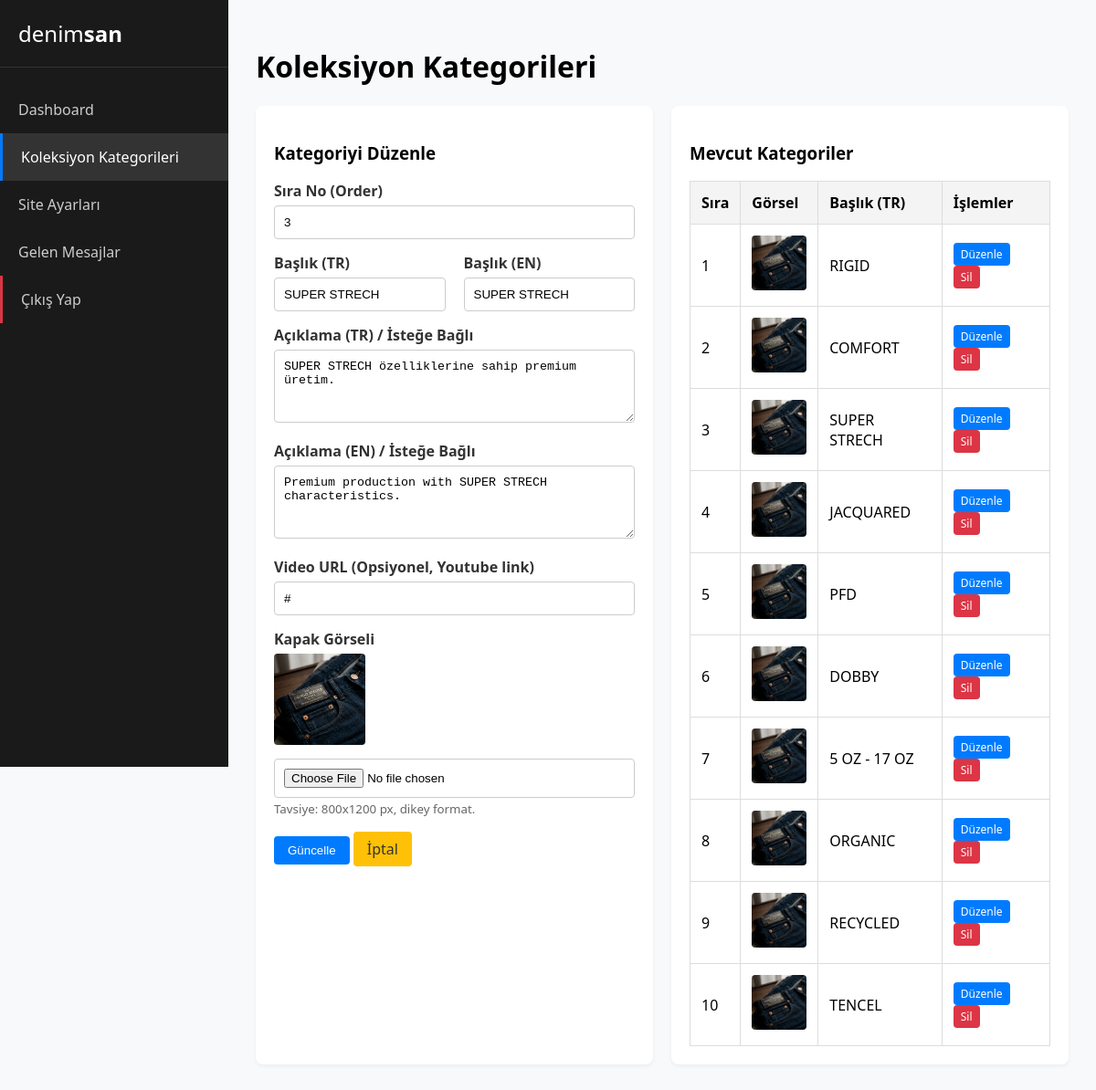
The app's page /admin/pages/categories.php?edit=3 (signed in) with its own data.
### tables this page shows
CREATE TABLE IF NOT EXISTS `collection_categories` (
  `id` INT AUTO_INCREMENT PRIMARY KEY,
  `title_tr` VARCHAR(255) NOT NULL,
  `title_en` VARCHAR(255) NOT NULL,
  `description_tr` TEXT,
  `description_en` TEXT,
  `cover_image` VARCHAR(255),
  `video_url` VARCHAR(255) DEFAULT NULL,
  `order_num` INT DEFAULT 0,
  `is_active` BOOLEAN DEFAULT TRUE,
  `created_at` TIMESTAMP DEFAULT CURRENT_TIMESTAMP,
  `updated_at` TIMESTAMP DEFAULT CURRENT_TIMESTAMP ON UPDATE CURRENT_TIMESTAMP
);

### admin/pages/categories.php (the view, shortened to what this page needs)
<?php
require_once '../../includes/db.php';
$editMode = isset($_GET['edit']);
$editId = $editMode ? (int)$_GET['edit'] : 0;
$catData = [
    'title_tr' => '', 'title_en' => '',
    'description_tr' => '', 'description_en' => '',
    'video_url' => '', 'order_num' => 0
];
if ($editMode) {
    $stmt = $pdo->prepare("SELECT * FROM collection_categories WHERE id = ?");
    $stmt->execute([$editId]);
    $catData = $stmt->fetch() ?: $catData;
}
$categories = $pdo->query("SELECT * FROM collection_categories ORDER BY order_num ASC")->fetchAll();
?>
<!DOCTYPE html>
<html lang="tr">
<head>
</head>
<body>
    <div class="sidebar">
        <div class="sidebar-logo">denim<strong>san</strong></div>
        <a href="../index.php" class="nav-link">Dashboard</a>
        <a href="categories.php" class="nav-link active">Koleksiyon Kategorileri</a>
        <a href="settings.php" class="nav-link">Site Ayarları</a>
        <a href="messages.php" class="nav-link">Gelen Mesajlar</a>
        <a href="../logout.php" class="nav-link" style="margin-top: auto; border-left: 3px solid #dc3545;">Çıkış Yap</a>
    </div>
    <div class="content">
        <h1>Koleksiyon Kategorileri</h1>
        <div class="grid-2">
            <div class="card">
                <h3><?= $editMode ? 'Kategoriyi Düzenle' : 'Yeni Kategori Ekle' ?></h3>
                <form method="POST" enctype="multipart/form-data">
                    <div class="form-group">
                        <label>Sıra No (Order)</label>
                        <input type="number" name="order_num" value="<?= htmlspecialchars($catData['order_num']) ?>" required>
                    </div>
                    <div class="grid-2">
                        <div class="form-group">
                            <label>Başlık (TR)</label>
                            <input type="text" name="title_tr" value="<?= htmlspecialchars($catData['title_tr']) ?>" required>
                        </div>
                        <div class="form-group">
                            <label>Başlık (EN)</label>
                            <input type="text" name="title_en" value="<?= htmlspecialchars($catData['title_en']) ?>" required>
                        </div>
                    </div>
                    <div class="form-group">
                        <label>Açıklama (TR) / İsteğe Bağlı</label>
                        <textarea name="description_tr"><?= htmlspecialchars($catData['description_tr']) ?></textarea>
                    </div>
                    <div class="form-group">
                        <label>Açıklama (EN) / İsteğe Bağlı</label>
                        <textarea name="description_en"><?= htmlspecialchars($catData['description_en']) ?></textarea>
                    </div>
                    <div class="form-group">
                        <label>Video URL (Opsiyonel, Youtube link)</label>
                        <input type="text" name="video_url" value="<?= htmlspecialchars($catData['video_url']) ?>">
                    </div>
                    <div class="form-group">
                        <label>Kapak Görseli</label>
                        <?php if($editMode && !empty($catData['cover_image'])): ?>
                            <div style="margin-bottom:10px;">
                                <img src="../../<?= $catData['cover_image'] ?>" alt="Current Image" class="img-preview">
                            </div>
                        <?php endif; ?>
                        <input type="file" name="cover_image" accept="image/*" <?= $editMode ? '' : 'required' ?>>
                        <small style="color:#666;">Tavsiye: 800x1200 px, dikey format.</small>
                    </div>
                    <button type="submit" class="btn"><?= $editMode ? 'Güncelle' : 'Ekle' ?></button>
                    <?php if($editMode): ?>
                        <a href="categories.php" class="btn btn-warning">İptal</a>
                    <?php endif; ?>
                </form>
            </div>
            <div class="card">
                <h3>Mevcut Kategoriler</h3>
                <table>
                    <thead>
                        <tr>
                            <th>Sıra</th>
                            <th>Görsel</th>
                            <th>Başlık (TR)</th>
                            <th>İşlemler</th>
                        </tr>
                    </thead>
                    <tbody>
                        <?php foreach($categories as $row): ?>
                        <tr>
                            <td><?= $row['order_num'] ?></td>
                            <td>
                                <?php if($row['cover_image']): ?>
                                    <img src="../../<?= $row['cover_image'] ?>" class="img-preview" style="max-width: 60px;">
                                <?php endif; ?>
                            </td>
                            <td><?= htmlspecialchars($row['title_tr']) ?></td>
                            <td>
                                <a href="categories.php?edit=<?= $row['id'] ?>" class="btn" style="padding: 4px 8px; font-size:12px;">Düzenle</a>
                                <a href="categories.php?delete=<?= $row['id'] ?>" class="btn btn-danger" style="padding: 4px 8px; font-size:12px;" onclick="return confirm('Silmek istediğinize emin misiniz?');">Sil</a>
                            </td>
                        </tr>
                        <?php endforeach; ?>
                    </tbody>
                </table>
            </div>
        </div>
    </div>
</body>
</html>

### admin/pages/categories.php (style rules this page uses)
body { font-family: 'Segoe UI', Tahoma, Geneva, Verdana, sans-serif; margin: 0; padding: 0; background-color: #f8f9fa; display: flex; }
.sidebar { width: 250px; background-color: #1a1a1a; color: white; min-height: 100vh; padding: 20px 0; position: fixed; }
.sidebar-logo { padding: 0 20px 20px; font-size: 24px; font-weight: 300; border-bottom: 1px solid #333; margin-bottom: 20px; }
.sidebar-logo strong { font-weight: 600; }
.nav-link { display: block; padding: 15px 20px; color: #ccc; text-decoration: none; transition: 0.3s; }
.nav-link:hover, .nav-link.active { background-color: #333; color: white; border-left: 3px solid #007bff; }
.content { margin-left: 250px; padding: 30px; width: calc(100% - 250px); box-sizing: border-box; }
.card { background: white; border-radius: 8px; box-shadow: 0 2px 4px rgba(0,0,0,0.05); padding: 20px; margin-bottom: 20px; }
.grid-2 { display: grid; grid-template-columns: 1fr 1fr; gap: 20px; }
.form-group { margin-bottom: 15px; }
label { display: block; font-weight: bold; margin-bottom: 5px; color: #333; }
input[type="text"], input[type="number"], textarea, input[type="file"] { width: 100%; padding: 10px; border: 1px solid #ccc; border-radius: 4px; box-sizing: border-box; }
textarea { height: 80px; resize: vertical; }
.btn { padding: 8px 15px; background-color: #007bff; color: white; border: none; border-radius: 4px; text-decoration: none; cursor: pointer; display: inline-block; }
.btn-danger { background-color: #dc3545; }
.btn-warning { background-color: #ffc107; color: #333; }
table { width: 100%; border-collapse: collapse; margin-top: 15px; }
th, td { padding: 12px; border: 1px solid #ddd; text-align: left; }
th { background-color: #f4f4f4; }
.img-preview { max-width: 100px; height: auto; border-radius: 4px; }

### records on screen
collection_categories: order_num "3", title_tr "SUPER STRECH", title_en "SUPER STRECH", description_tr "SUPER STRECH özelliklerine sahip premium üretim.", description_en "Premium production with SUPER STRECH characteristics.", video_url "#", cover_image (picture)
collection_categories: order_num "1", cover_image (picture), title_tr "RIGID"
collection_categories: order_num "2", cover_image (picture), title_tr "COMFORT"
collection_categories: order_num "4", cover_image (picture), title_tr "JACQUARED"
collection_categories: order_num "5", cover_image (picture), title_tr "PFD"
collection_categories: order_num "6", cover_image (picture), title_tr "DOBBY"
collection_categories: order_num "7", cover_image (picture), title_tr "5 OZ - 17 OZ"
collection_categories: order_num "8", cover_image (picture), title_tr "ORGANIC"
collection_categories: order_num "9", cover_image (picture), title_tr "RECYCLED"
collection_categories: order_num "10", cover_image (picture), title_tr "TENCEL"
